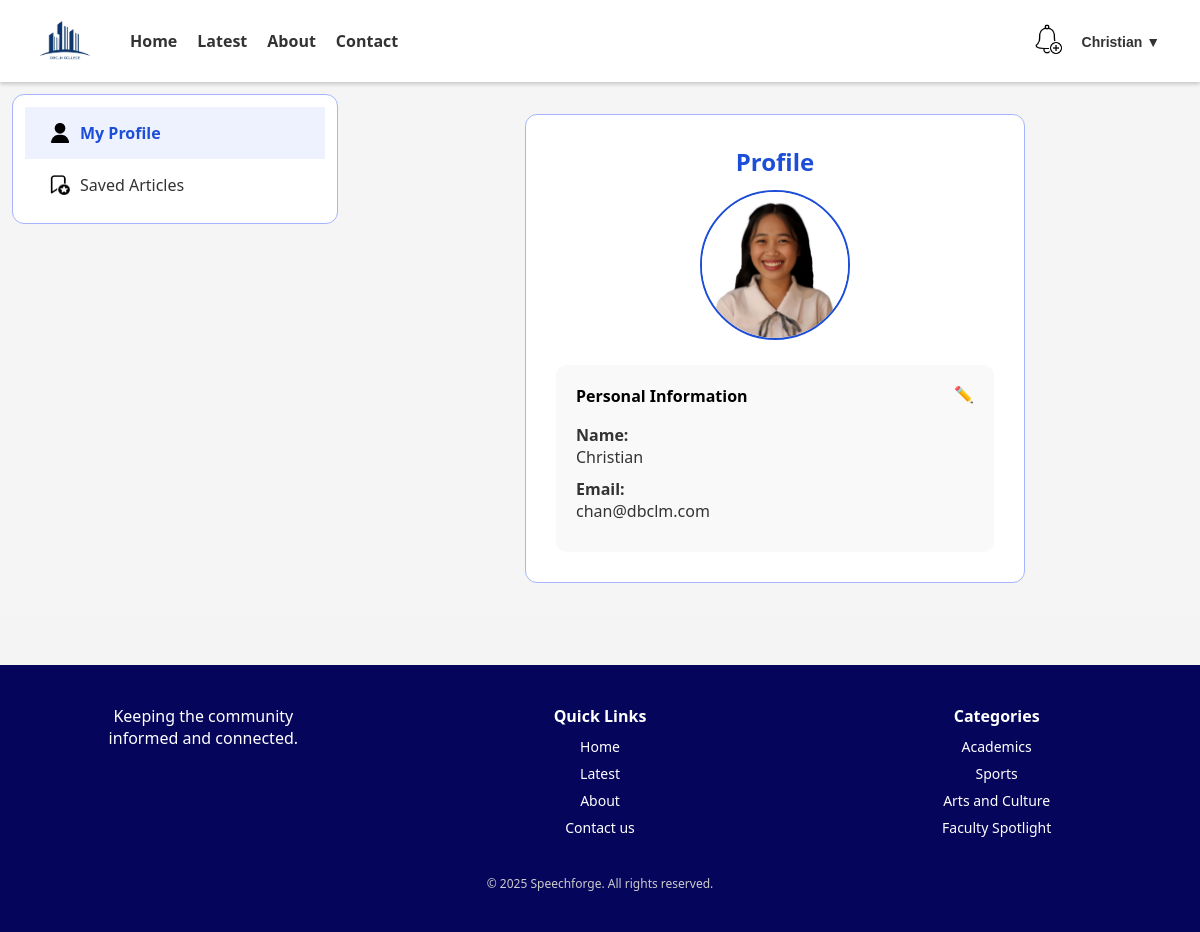
Page /profile.php (signed in) on the committed database.
### tables this page shows
CREATE TABLE `users` (
  `id` int NOT NULL,
  `role` enum('Student','Teacher') NOT NULL DEFAULT 'Student',
  `full_name` varchar(100) NOT NULL,
  `email` varchar(100) NOT NULL,
  `password` varchar(255) NOT NULL,
  `institute` varchar(100) NOT NULL,
  `created_at` timestamp NOT NULL DEFAULT CURRENT_TIMESTAMP,
  `profile_picture` varchar(255) DEFAULT NULL
);

### profile.php (the view, shortened to what this page needs)
<?php
include 'db_final.php';
$user_id = $_SESSION['user_id'];
?>
<!DOCTYPE html>
<html lang="en">
<head>
    <link rel="stylesheet" href="global.css">
    <link rel="stylesheet" href="profile.css">
</head>
<body>
    <div class="layout">
        <header class="header">
            <?php require_once 'components/header.php'; ?>
        </header>
        <aside class="sidebar">
            <div>
                <ul>
                    <li class="active">
                        <img src="finaluser.png" alt="Profile">
                        <span>My Profile</span>
                    </li>
                    <li>
                        <img src="finalsave.png" alt="Saved">
                        <span>Saved Articles</span>
                    </li>
                </ul>
            </div>
        </aside>
        <main class="main-content">
            <?php
            $query = "SELECT full_name, email, password, profile_picture FROM users WHERE id = ?";
            $stmt = $conn->prepare($query);
            $stmt->bind_param("i", $user_id);
            $stmt->execute();
            $stmt->bind_result($full_name, $email, $password, $profile_picture);
            ?>
            <div class="profile-container">
                <div class="profile_header">
                    <h2>Profile</h2>
                </div>
                <div class="profile-picture-section">
                    <img src="<?= 'uploads/profile_pictures/' . htmlspecialchars($profile_picture); ?>"
                        alt="Profile Picture" class="p0">
                </div>
                <div class="personal-info-section">
                    <div class="p5">
                        <div>
                            <h4>Personal Information</h4>
                        </div>
                        <div>
                            <button type="button" class="edit-button p2"
                                style="cursor: pointer; border: none; background-color:#f9f9f9; font-size: 16px;">✏️</button>
                        </div>
                    </div>
                    <p><strong>Name:</strong><br><?= htmlspecialchars($full_name); ?></p>
                    <p><strong>Email:</strong><br><?= htmlspecialchars($email); ?></p>
                </div>
            </div>
        </main>
        <footer class="footer">
            <?php require_once 'components/footer.php'; ?>
        </footer>
    </div>
</body>
</html>

### global.css (style rules this page uses)
* { box-sizing: border-box; margin: 0; padding: 0; }
body { font-family: 'Segoe UI', sans-serif; background: #f5f5f5; min-height: 100vh; display: flex; flex-direction: column; }
.layout { display: grid; grid-template-areas: "header header" "sidebar main" "footer footer"; grid-template-columns: 350px 1fr; grid-template-rows: auto 1fr auto; }
.header { grid-area: header; background-color: #f4f4f4; text-align: center; box-shadow: 0 2px 4px rgba(0, 0, 0, 0.1); position: sticky; top: 0; z-index: 100; }
.sidebar { grid-area: sidebar; padding: 12px; height: fit-content; position: static; top: 5rem; }
.main-content { grid-area: main; padding: 12px; display: flex; flex-direction: column; gap: 12px; }
.footer { grid-area: footer; background-color: #f4f4f4; text-align: center; }

### profile.css (style rules this page uses)
.sidebar { border: 1px solid #a5b4fc; border-radius: 12px; padding: 12px; margin: 12px; background-color: white; }
.sidebar ul { list-style: none; }
.sidebar li { display: flex; align-items: center; padding: 15px 25px; gap: 10px; cursor: pointer; color: #333; font-weight: 500; transition: 0.2s; }
.sidebar li.active { color: #1d4ed8; font-weight: 600; background-color: #eef2ff; }
.sidebar img { width: 20px; height: 20px; }
.profile-container { display: flex; flex-direction: column; align-items: center; margin: 20px auto; padding: 30px; width: 500px; border: 1px solid #a5b4fc; border-radius: 12px; background-color: white; }
.profile-picture-section { text-align: center; margin-bottom: 20px; }
.p0 { width: 150px; height: 150px; object-fit: cover; border-radius: 100%; border: 2px solid #1d4ed8; }
.profile_header h2 { font-size: 24px; font-weight: bold; color: #1d4ed8; margin-bottom: 12px }
.p2 { display: flex; align-content: center; justify-content: space-between; font-weight: 600; margin-bottom: 20px; }
.p5 { display: flex; align-content: center; justify-content: space-between; }
.personal-info-section { width: 100%; background: #f9f9f9; padding: 20px; border-radius: 10px; }
.personal-info-section p { font-size: 16px; color: #333; margin-bottom: 10px; }

### rows in the picture
users: profile_picture (picture), full_name "Christian", email "chan@dbclm.com"

### other values in the picture
$full_name "Christian"
